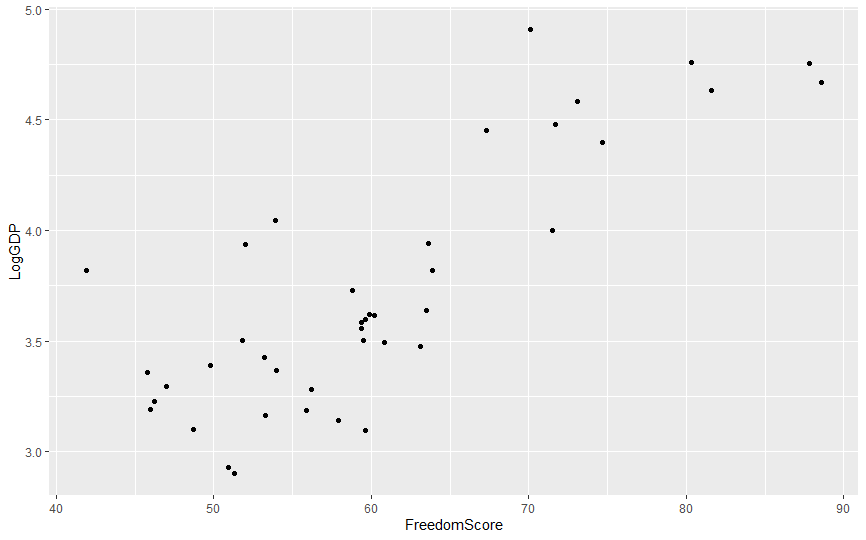

Reproduce this figure in R.
library(tidyr)
gdp = read.csv("gdp_free.csv")  # read csv file
summary(gdp)

library(ggplot2)
scatterplot <- ggplot(data = gdp, mapping = aes(x = FreedomScore, y = LogGDP)) + geom_point()
scatterplot


regmodel = lm(LogGDP ~ FreedomScore, data = gdp)
summary(regmodel)
plot(regmodel)
